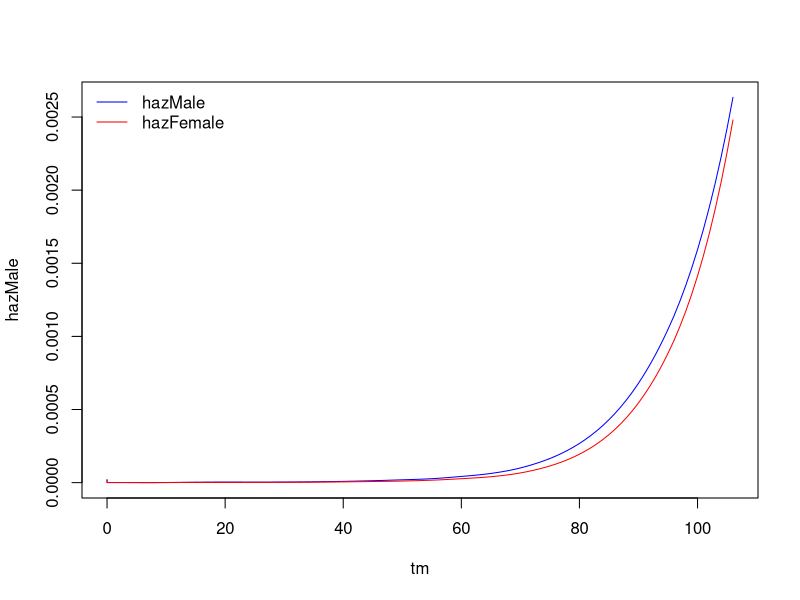
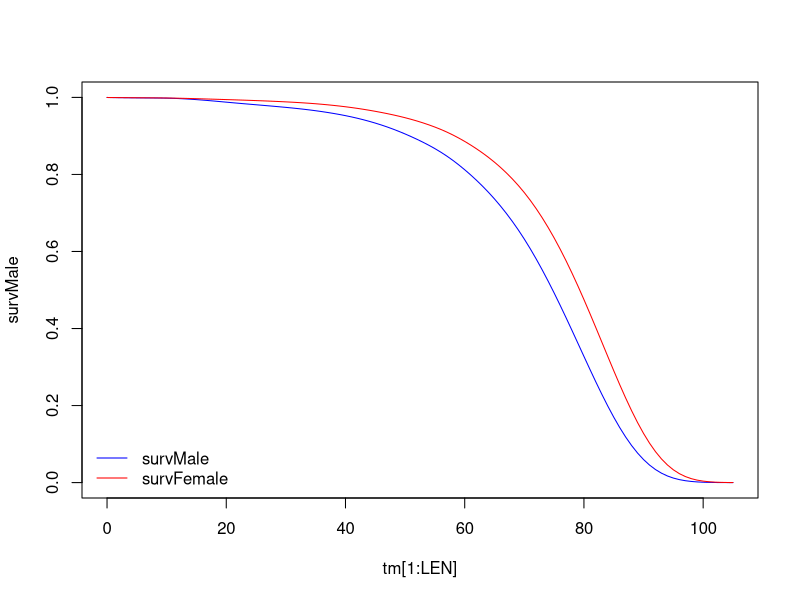
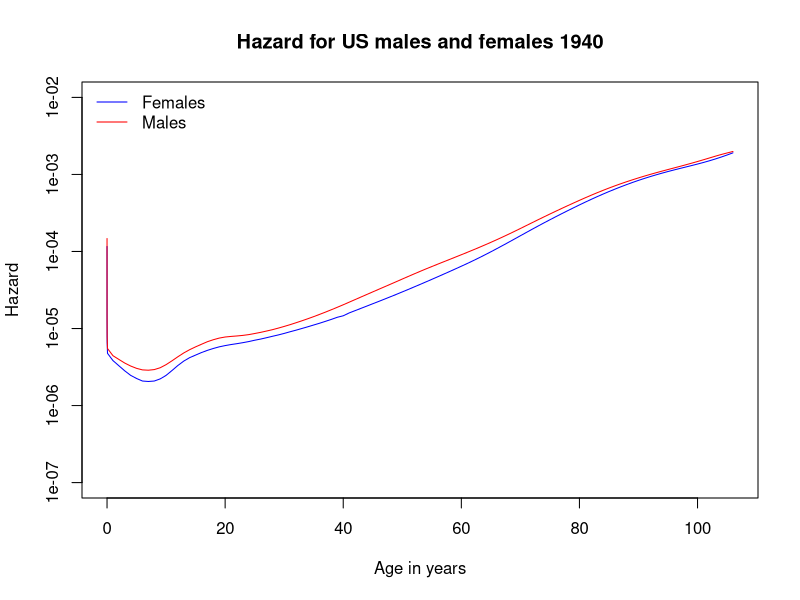
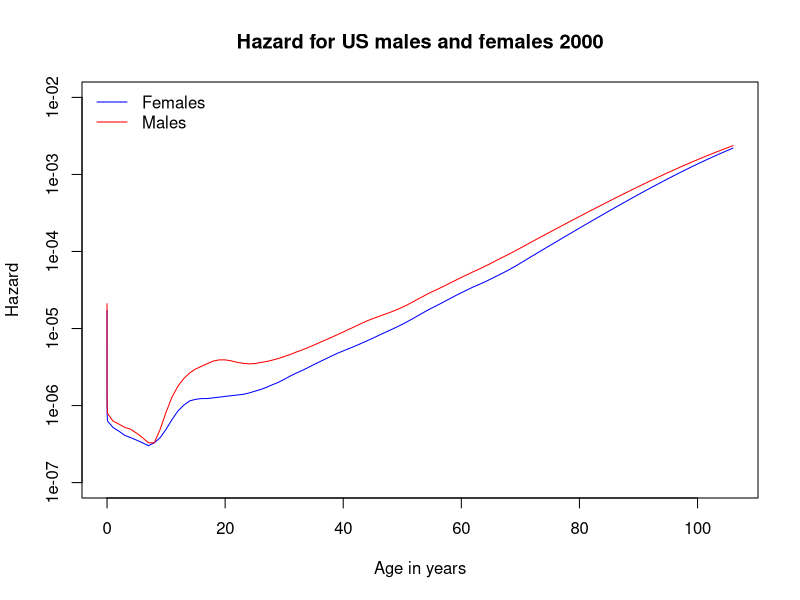
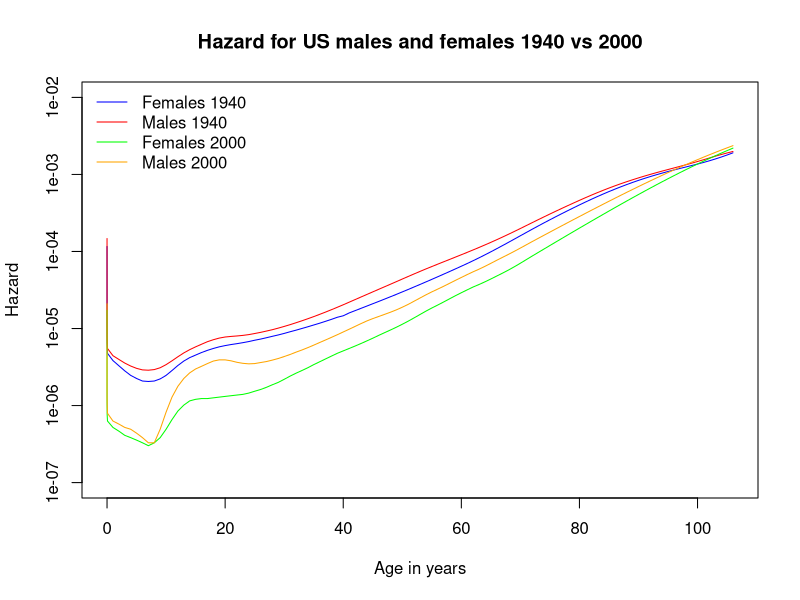
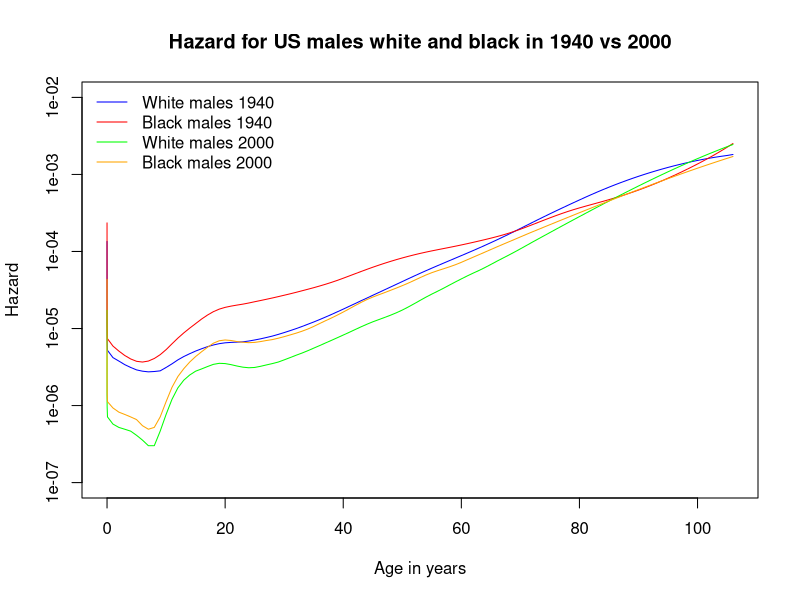
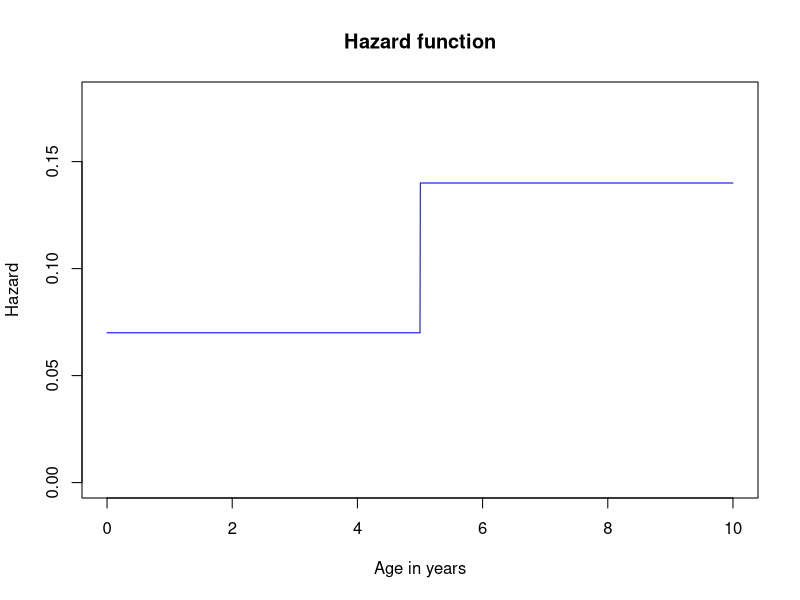

Here is the R script that generated these plots, in order:
####################################################################
#                     Practica No.4
# Pregunta 
####################################################################

#install.packages("asaur")
#library(asaur)

#gastricXelox[23:27,]

#head(gastricXelox)
#head(pancreatic)

#
#install.packages("survival")
library(survival)
head(survexp.us)
str(survexp.us)

DAYS_BY_YEAR <- 365.25
#attach(survexp.us)
hazMale <- survexp.us[,"male","2004"]
hazFemale <- survexp.us[,"female","2004"]
tm <- c(0,
        1/DAYS_BY_YEAR,
        7/DAYS_BY_YEAR,
        28/DAYS_BY_YEAR,
        1:(dim(hazMale)-4))
tm
length(tm)
dim(hazMale)
dim(hazFemale)

plot(x = tm, y = hazMale, type = "l", col="blue",lwd=1)
lines(x = tm, y = hazFemale, type = "l", col="red",lwd=1)
legend("topleft",col=c("blue","red"),legend =c("hazMale","hazFemale"), lwd=1, bty = "n")


#plot(x = tm, y = hazFemale, type = "l")

# Calcula la integral como una suma de las áreas de los
# rectangulos
tm.diff <- diff(tm)
LEN <- length(tm.diff)
survMale <- exp(-cumsum(hazMale[1:LEN]*tm.diff)*DAYS_BY_YEAR)
survFemale <- exp(-cumsum(hazFemale[1:LEN]*tm.diff)*DAYS_BY_YEAR)

plot(x = tm[1:LEN], y = survMale, type = "l", col="blue",lwd=1)
#points(x = tm[1:LEN], y = survFemale, type = "l", col="green")
lines(x = tm[1:LEN], y = survFemale, type = "l", col="red",lwd=1)

legend("bottomleft",col=c("blue","red"),legend =c("survMale","survFemale"), lwd=1, bty = "n")

cbind(tm[1:LEN], tm.diff)

sum(survMale*tm.diff)
sum(survFemale*tm.diff)

##################################################################
#                       Exercises
##################################################################

##################################################################
# 2.1. Using the "survexp.us" data described in Example 2.2, plot
# the hazard functions for men and women in 1940 and 2000. Comment 
# on the change in mortality rates in children
##################################################################

# 1940
##################################################################
hazMale_1940 <- survexp.us[,"male","1940"]
hazFemale_1940 <- survexp.us[,"female","1940"]
tm_1940 <- c(0,
        1/DAYS_BY_YEAR,
        7/DAYS_BY_YEAR,
        28/DAYS_BY_YEAR,
        1:(dim(hazMale_1940)-4))

plot(x = tm, log = "y", y = hazFemale_1940, type = "l", col="blue", lwd=1, 
      ylab ="Hazard", xlab = "Age in years", 
      main ="Hazard for US males and females 1940", ylim=c(1e-07,1e-02))
lines(x = tm, y = hazMale_1940, type = "l", col="red",lwd=1)
legend("topleft",col=c("blue","red"),legend =c("Females","Males"), lwd=1, bty = "n")

# 2000
##################################################################

hazMale_2000 <- survexp.us[,"male","2000"]
hazFemale_2000 <- survexp.us[,"female","2000"]
tm_2000 <- c(0,
             1/DAYS_BY_YEAR,
             7/DAYS_BY_YEAR,
             28/DAYS_BY_YEAR,
             1:(dim(hazMale_2000)-4))

plot(x = tm, log = "y", y = hazFemale_2000, type = "l", col="blue", lwd=1, 
     ylab ="Hazard", xlab = "Age in years", 
     main ="Hazard for US males and females 2000", ylim=c(1e-07,1e-02))
lines(x = tm,  y = hazMale_2000, type = "l", col="red",lwd=1)
legend("topleft",col=c("blue","red"),legend =c("Females","Males"), lwd=1, bty = "n")


# 1940 - 2000
##################################################################

plot(x = tm, log = "y", y = hazFemale_1940, type = "l", col="blue", lwd=1, 
     ylab ="Hazard", xlab = "Age in years", 
     main ="Hazard for US males and females 1940 vs 2000", ylim=c(1e-07,1e-02))
lines(x = tm,  y = hazMale_1940, type = "l", col="red",lwd=1)
lines(x = tm,  y = hazFemale_2000, type = "l", col="green",lwd=1)
lines(x = tm,  y = hazMale_2000, type = "l", col="orange",lwd=1)
legend("topleft",col=c("blue","red","green","orange"),
       legend =c("Females 1940","Males 1940","Females 2000","Males 2000"), lwd=1, bty = "n")

##################################################################
# 2.2. Find the mean age of death separately for men and women for 1940
# and 2000.
##################################################################

# Se calcula la edad media de fallecimiento calculando el área
# debajo de la función de Hazard

# 1940
tm_1940.diff <- diff(tm_1940)
LEN <- length(tm_1940.diff)
survMale_1940 <- exp(-cumsum(hazMale_1940[1:LEN]*tm_1940.diff)*DAYS_BY_YEAR)
survFemale_1940 <- exp(-cumsum(hazFemale_1940[1:LEN]*tm_1940.diff)*DAYS_BY_YEAR)
sum(survMale_1940*tm_1940.diff)
sum(survFemale_1940*tm_1940.diff)

#2000
tm_2000.diff <- diff(tm_2000)
LEN <- length(tm_2000.diff)
survMale_2000 <- exp(-cumsum(hazMale_2000[1:LEN]*tm_2000.diff)*DAYS_BY_YEAR)
survFemale_2000 <- exp(-cumsum(hazFemale_2000[1:LEN]*tm_2000.diff)*DAYS_BY_YEAR)
sum(survMale_2000*tm_2000.diff)
sum(survFemale_2000*tm_2000.diff)


report <- data.frame(
  year = c("1940"," 2000"),
  male = c(sum(survMale_1940*tm_1940.diff),
           sum(survMale_2000*tm_2000.diff)),
  female = c(sum(survFemale_1940*tm_1940.diff),
             sum(survFemale_2000*tm_2000.diff))
)

report

##################################################################
# 2.3. The data set "survexp.usr" in the "survival" package is a four
# dimensional array of hazards in format similar to the "survexp.us"
# data set, with race (black or white) in the added dimension.Plot
# the hazard functions for black males and white males for 1940 and 2000
##################################################################

head(survexp.usr)
str(survexp.usr)
hazMaleWhite_1940 <- survexp.usr[,"male","white","1940"]
hazMaleWBlack_1940 <- survexp.usr[,"male","black","1940"]
hazMaleWhite_2000 <- survexp.usr[,"male","white","2000"]
hazMaleWBlack_2000 <- survexp.usr[,"male","black","2000"]

tm <- c(0,
         1/DAYS_BY_YEAR,
         7/DAYS_BY_YEAR,
         28/DAYS_BY_YEAR,
         1:(dim(hazMaleWBlack_2000)-4))  # Cualquier registro de los 4 se utiliza


plot(x = tm, log = "y", y = hazMaleWhite_1940, type = "l", col="blue", lwd=1, 
     ylab ="Hazard", xlab = "Age in years", 
     main ="Hazard for US males white and black in 1940 vs 2000", ylim=c(1e-07,1e-02))
lines(x = tm,  y = hazMaleWBlack_1940, type = "l", col="red",lwd=1)
lines(x = tm,  y = hazMaleWhite_2000, type = "l", col="green",lwd=1)
lines(x = tm,  y = hazMaleWBlack_2000, type = "l", col="orange",lwd=1)
legend("topleft",col=c("blue","red","green","orange"),
       legend =c("White males 1940","Black males 1940","White males 2000","Black males 2000"), lwd=1, bty = "n")

##################################################################
# 2.4. Consider the survival data in Exercise 1.1 Assuming that 
# these observations are from an exponential distribution, find LAMDA
# ESTIMATE and an estimate of var(lambda ESTIMATE)
##################################################################

# Data de exercise 1.1
#
#   patient survtime status
#     1       5       0
#     2       5       0
#     3       4       1
#     4       3       1
#     5       1       1
#
#
#
# recordando que 
#
#   d = sumatoria de phi - censoring indicator ( # de muertes)
#   V = sumatoria de ti (sumatoria de observaciones)
#
#   lambda estimada = d / V
#   var(lambda estimada) = d / ( V * V )
#

survival.data <- data.frame(patient = c(1,2,3,4,5),
                            survtime = c(5,5,4,3,1),
                            status = c(0,0,1,1,1))

d <- sum(survival.data$status)
V <- sum(survival.data$survtime)

lambda_estimado <- d/V
lambda_estimado

var_lambda_estimado <- d/V^2
var_lambda_estimado

##################################################################
# 2.5. Consider a survival distribution with constant hazard 
# lambda = 0.07 from t = 0 until t = 5 and then hazard lambda = 0.14
# for t > 5 ( This is known as a piecewise constant hazard). Plot
# this hazard function and the corresponding survival function
# for 0 < t < 10. What is the median survival time?
##################################################################

ALPHA_EXP <- 1 # Function exponencial
LAMBDA_1 <- 0.07 
LAMBDA_2 <- 0.14

weibHaz <- function(x, shape, scale) dweibull(x, shape = shape, scale = scale) / pweibull(x, shape = shape, scale = scale, lower.tail = F)

weibHazCompuesta <- function(x) {
  if( (x >= 0) && (x <= 5)  )
    weibHaz(x,shape=ALPHA_EXP, scale = 1/LAMBDA_1)
  else if ((x > 5) && (x <= 10) )
    weibHaz(x,shape=ALPHA_EXP, scale = 1/LAMBDA_2)
}

x1 <- seq(0, 10, by = 0.005)
y1 <- numeric(length = length(x1))

index <- 1
for(item in x1){
  y1[index] <- weibHazCompuesta(item)
  index <- index  + 1
}

#x1
#y1

plot(x1, y1, type = "l", col="blue",lwd=1, ylim=c(0,0.18), ylab ="Hazard", xlab = "Age in years", main ="Hazard function")

##################################################################
# Cálculo de la mediana
##################################################################
# La mediana se calcula cuando S(t_mediana) = 0.5
# Como S(t) = exp(-H(t))
# Entonces  exp(-H(t_mediana)) = 0.5 ==> H(t_mediana) = log(2) 
# 
# H(t_mediana) = log(2)
# H(t_mediana) = 0.6931472
#
# Pero H(t) es la integral de la función de Hazard, que vendria 
# hacer el área bajo la curva de Hazard
# 
# El área bajo la curva esta dado por lo siguiente :
#   
# H(t):  
#   0.07*t                0 <= t <= 5
#   0.07*5 + 0.14*(t-5)   5 <  t <= 10  
# 
# H(t):
#   0.07*t                0 <= t <= 5
#   0.35  + 0.14*(t-5)    5 <  t <= 10  
#   
# Se observa que el valor de la mediana esta en el segundo bloque
# porque 0.6931472 > 0.35
# 
# Entonces:  0.35 + 0.14*(t_mediana-5) = 0.6931472
       
t_mediana <-  (0.6931472-0.35)/0.14 + 5 
  
t_mediana

